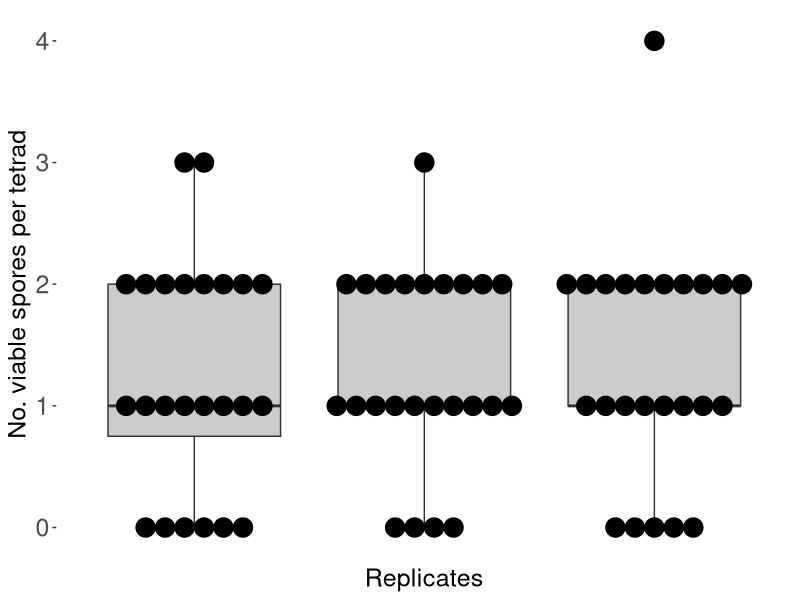
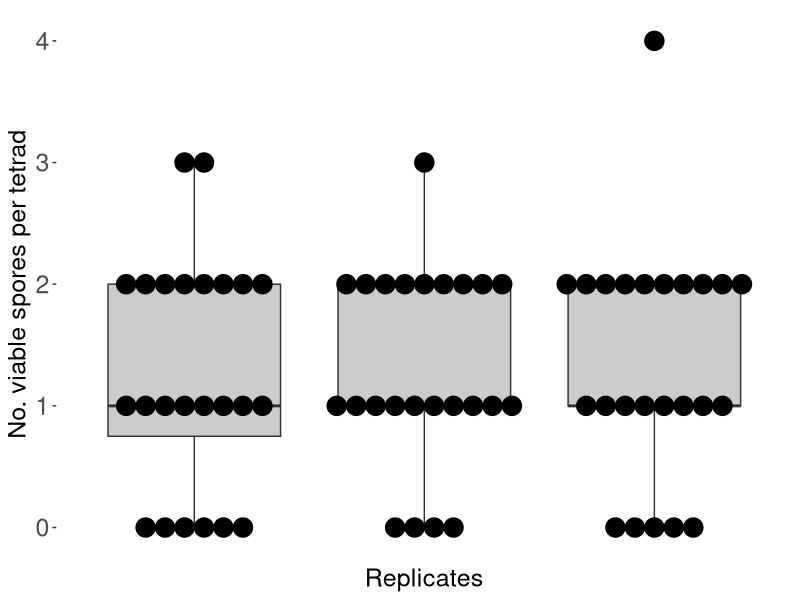

Generate these figures, in order, with R:
setwd("/media/anna/Volume/Yeast_JeanTalon/2020_02_figshare/figure1")

# author:aniafijarczyk
library(ggplot2)
library(dplyr)
library(tidyr)


df <- read.table("./input_files/sporulation_data.tab", sep = "\t", header = TRUE)
dd <- df %>% gather(key = "Replicate", value = "Spores", JT1:JT3)


p <-ggplot(dd) + aes(x = Replicate, y = Spores) +
  geom_boxplot(fill = "grey80") +
  geom_dotplot(binaxis='y', stackdir='center',dotsize=1.2, stackratio = 1) +
  labs(x = "Replicates", y = "No. viable spores per tetrad") +
  theme(panel.background = element_blank(),
        panel.grid = element_blank(),
        axis.title = element_text(size = 18),
        axis.text.x = element_blank(),
        axis.ticks.x = element_blank(),
        axis.text.y = element_text(size = 18))
p

pdf("plotDotplot.pdf",w=7,h=4)
p
dev.off()
